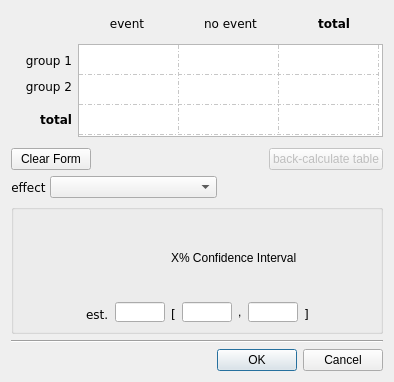
<?xml version="1.0" encoding="UTF-8"?>
<ui version="4.0">
 <class>BinaryDataForm</class>
 <widget class="QDialog" name="BinaryDataForm">
  <property name="geometry">
   <rect>
    <x>0</x>
    <y>0</y>
    <width>394</width>
    <height>382</height>
   </rect>
  </property>
  <property name="windowTitle">
   <string>Binary Data</string>
  </property>
  <property name="windowIcon">
   <iconset resource="../OpenMeta-analyst-/src/images/icons.qrc">
    <normaloff>:/misc/meta.png</normaloff>:/misc/meta.png</iconset>
  </property>
  <layout class="QVBoxLayout" name="verticalLayout_4">
   <item>
    <layout class="QVBoxLayout" name="verticalLayout_3">
     <item>
      <layout class="QGridLayout" name="gridLayout_5">
       <property name="bottomMargin">
        <number>9</number>
       </property>
       <property name="verticalSpacing">
        <number>4</number>
       </property>
       <item row="0" column="1">
        <widget class="QLabel" name="event_lbl_3">
         <property name="font">
          <font>
           <family>Verdana</family>
          </font>
         </property>
         <property name="text">
          <string>event</string>
         </property>
         <property name="alignment">
          <set>Qt::AlignCenter</set>
         </property>
        </widget>
       </item>
       <item row="0" column="2">
        <widget class="QLabel" name="label_18">
         <property name="font">
          <font>
           <family>Verdana</family>
          </font>
         </property>
         <property name="text">
          <string>no event</string>
         </property>
         <property name="alignment">
          <set>Qt::AlignCenter</set>
         </property>
        </widget>
       </item>
       <item row="0" column="3">
        <widget class="QLabel" name="label_19">
         <property name="font">
          <font>
           <family>Verdana</family>
           <weight>75</weight>
           <bold>true</bold>
          </font>
         </property>
         <property name="text">
          <string>total</string>
         </property>
         <property name="alignment">
          <set>Qt::AlignCenter</set>
         </property>
        </widget>
       </item>
       <item row="1" column="0">
        <widget class="QLabel" name="label_20">
         <property name="font">
          <font>
           <family>Verdana</family>
          </font>
         </property>
         <property name="text">
          <string>group 1</string>
         </property>
         <property name="alignment">
          <set>Qt::AlignBottom|Qt::AlignRight|Qt::AlignTrailing</set>
         </property>
        </widget>
       </item>
       <item row="1" column="1" rowspan="3" colspan="3">
        <widget class="QTableWidget" name="raw_data_table">
         <property name="sizePolicy">
          <sizepolicy hsizetype="Expanding" vsizetype="Fixed">
           <horstretch>0</horstretch>
           <verstretch>0</verstretch>
          </sizepolicy>
         </property>
         <property name="minimumSize">
          <size>
           <width>305</width>
           <height>93</height>
          </size>
         </property>
         <property name="maximumSize">
          <size>
           <width>305</width>
           <height>84</height>
          </size>
         </property>
         <property name="font">
          <font>
           <family>Verdana</family>
          </font>
         </property>
         <property name="frameShadow">
          <enum>QFrame::Plain</enum>
         </property>
         <property name="lineWidth">
          <number>1</number>
         </property>
         <property name="verticalScrollBarPolicy">
          <enum>Qt::ScrollBarAlwaysOff</enum>
         </property>
         <property name="horizontalScrollBarPolicy">
          <enum>Qt::ScrollBarAlwaysOff</enum>
         </property>
         <property name="showDropIndicator" stdset="0">
          <bool>true</bool>
         </property>
         <property name="alternatingRowColors">
          <bool>false</bool>
         </property>
         <property name="showGrid">
          <bool>true</bool>
         </property>
         <property name="gridStyle">
          <enum>Qt::DashDotLine</enum>
         </property>
         <property name="rowCount">
          <number>3</number>
         </property>
         <property name="columnCount">
          <number>3</number>
         </property>
         <attribute name="horizontalHeaderVisible">
          <bool>false</bool>
         </attribute>
         <attribute name="horizontalHeaderHighlightSections">
          <bool>false</bool>
         </attribute>
         <attribute name="verticalHeaderVisible">
          <bool>false</bool>
         </attribute>
         <row/>
         <row/>
         <row/>
         <column/>
         <column/>
         <column/>
        </widget>
       </item>
       <item row="2" column="0">
        <widget class="QLabel" name="label_21">
         <property name="font">
          <font>
           <family>Verdana</family>
          </font>
         </property>
         <property name="text">
          <string>group 2</string>
         </property>
         <property name="alignment">
          <set>Qt::AlignRight|Qt::AlignTrailing|Qt::AlignVCenter</set>
         </property>
        </widget>
       </item>
       <item row="3" column="0">
        <widget class="QLabel" name="label_22">
         <property name="font">
          <font>
           <family>Verdana</family>
           <weight>75</weight>
           <bold>true</bold>
          </font>
         </property>
         <property name="text">
          <string>total</string>
         </property>
         <property name="alignment">
          <set>Qt::AlignRight|Qt::AlignTrailing|Qt::AlignVCenter</set>
         </property>
        </widget>
       </item>
      </layout>
     </item>
    </layout>
   </item>
   <item>
    <layout class="QHBoxLayout" name="horizontalLayout_17">
     <item>
      <widget class="QPushButton" name="clear_Btn">
       <property name="text">
        <string>Clear Form</string>
       </property>
      </widget>
     </item>
     <item>
      <spacer name="horizontalSpacer_17">
       <property name="orientation">
        <enum>Qt::Horizontal</enum>
       </property>
       <property name="sizeHint" stdset="0">
        <size>
         <width>40</width>
         <height>20</height>
        </size>
       </property>
      </spacer>
     </item>
     <item>
      <widget class="QPushButton" name="back_calc_btn">
       <property name="enabled">
        <bool>false</bool>
       </property>
       <property name="text">
        <string>back-calculate table</string>
       </property>
      </widget>
     </item>
    </layout>
   </item>
   <item>
    <layout class="QHBoxLayout" name="horizontalLayout_13">
     <property name="spacing">
      <number>4</number>
     </property>
     <item>
      <widget class="QLabel" name="label_17">
       <property name="font">
        <font>
         <family>Verdana</family>
        </font>
       </property>
       <property name="text">
        <string>effect</string>
       </property>
       <property name="alignment">
        <set>Qt::AlignCenter</set>
       </property>
      </widget>
     </item>
     <item>
      <widget class="QComboBox" name="effect_cbo_box">
       <property name="sizePolicy">
        <sizepolicy hsizetype="Expanding" vsizetype="Fixed">
         <horstretch>0</horstretch>
         <verstretch>0</verstretch>
        </sizepolicy>
       </property>
       <property name="minimumSize">
        <size>
         <width>76</width>
         <height>20</height>
        </size>
       </property>
      </widget>
     </item>
     <item>
      <spacer name="horizontalSpacer_13">
       <property name="orientation">
        <enum>Qt::Horizontal</enum>
       </property>
       <property name="sizeHint" stdset="0">
        <size>
         <width>40</width>
         <height>20</height>
        </size>
       </property>
      </spacer>
     </item>
    </layout>
   </item>
   <item>
    <widget class="QGroupBox" name="groupBox">
     <property name="title">
      <string/>
     </property>
     <layout class="QGridLayout" name="gridLayout_6">
      <item row="0" column="0" rowspan="2">
       <spacer name="horizontalSpacer_15">
        <property name="orientation">
         <enum>Qt::Horizontal</enum>
        </property>
        <property name="sizeHint" stdset="0">
         <size>
          <width>32</width>
          <height>20</height>
         </size>
        </property>
       </spacer>
      </item>
      <item row="0" column="3" rowspan="2">
       <spacer name="horizontalSpacer_16">
        <property name="orientation">
         <enum>Qt::Horizontal</enum>
        </property>
        <property name="sizeHint" stdset="0">
         <size>
          <width>32</width>
          <height>20</height>
         </size>
        </property>
       </spacer>
      </item>
      <item row="1" column="2">
       <layout class="QHBoxLayout" name="horizontalLayout_16">
        <item>
         <widget class="QLabel" name="low_lbl">
          <property name="maximumSize">
           <size>
            <width>16777215</width>
            <height>20</height>
           </size>
          </property>
          <property name="font">
           <font>
            <family>Verdana</family>
           </font>
          </property>
          <property name="text">
           <string>[</string>
          </property>
          <property name="alignment">
           <set>Qt::AlignBottom|Qt::AlignLeading|Qt::AlignLeft</set>
          </property>
         </widget>
        </item>
        <item>
         <widget class="QLineEdit" name="low_txt_box">
          <property name="minimumSize">
           <size>
            <width>50</width>
            <height>20</height>
           </size>
          </property>
          <property name="maximumSize">
           <size>
            <width>50</width>
            <height>20</height>
           </size>
          </property>
         </widget>
        </item>
        <item>
         <widget class="QLabel" name="label_23">
          <property name="text">
           <string>,</string>
          </property>
         </widget>
        </item>
        <item>
         <widget class="QLineEdit" name="high_txt_box">
          <property name="minimumSize">
           <size>
            <width>50</width>
            <height>20</height>
           </size>
          </property>
          <property name="maximumSize">
           <size>
            <width>50</width>
            <height>20</height>
           </size>
          </property>
         </widget>
        </item>
        <item>
         <widget class="QLabel" name="high_lbl">
          <property name="maximumSize">
           <size>
            <width>16777215</width>
            <height>20</height>
           </size>
          </property>
          <property name="font">
           <font>
            <family>Verdana</family>
           </font>
          </property>
          <property name="text">
           <string>]</string>
          </property>
          <property name="alignment">
           <set>Qt::AlignBottom|Qt::AlignLeading|Qt::AlignLeft</set>
          </property>
         </widget>
        </item>
       </layout>
      </item>
      <item row="1" column="1">
       <layout class="QHBoxLayout" name="horizontalLayout_15">
        <item>
         <widget class="QLabel" name="est_lbl">
          <property name="minimumSize">
           <size>
            <width>0</width>
            <height>20</height>
           </size>
          </property>
          <property name="maximumSize">
           <size>
            <width>16777215</width>
            <height>20</height>
           </size>
          </property>
          <property name="font">
           <font>
            <family>Verdana</family>
           </font>
          </property>
          <property name="text">
           <string>est.</string>
          </property>
          <property name="alignment">
           <set>Qt::AlignBottom|Qt::AlignLeading|Qt::AlignLeft</set>
          </property>
         </widget>
        </item>
        <item>
         <widget class="QLineEdit" name="effect_txt_box">
          <property name="minimumSize">
           <size>
            <width>50</width>
            <height>20</height>
           </size>
          </property>
          <property name="maximumSize">
           <size>
            <width>50</width>
            <height>20</height>
           </size>
          </property>
         </widget>
        </item>
       </layout>
      </item>
      <item row="0" column="2">
       <widget class="QLabel" name="ci_label">
        <property name="toolTip">
         <string>Use the box to the left to set the % confidence interval</string>
        </property>
        <property name="text">
         <string>X% Confidence Interval</string>
        </property>
       </widget>
      </item>
     </layout>
    </widget>
   </item>
   <item>
    <widget class="Line" name="line">
     <property name="orientation">
      <enum>Qt::Horizontal</enum>
     </property>
    </widget>
   </item>
   <item>
    <layout class="QHBoxLayout" name="horizontalLayout_14">
     <item>
      <spacer name="horizontalSpacer_14">
       <property name="orientation">
        <enum>Qt::Horizontal</enum>
       </property>
       <property name="sizeHint" stdset="0">
        <size>
         <width>40</width>
         <height>20</height>
        </size>
       </property>
      </spacer>
     </item>
     <item>
      <widget class="QDialogButtonBox" name="buttonBox">
       <property name="orientation">
        <enum>Qt::Horizontal</enum>
       </property>
       <property name="standardButtons">
        <set>QDialogButtonBox::Cancel|QDialogButtonBox::Ok</set>
       </property>
      </widget>
     </item>
    </layout>
   </item>
  </layout>
 </widget>
 <tabstops>
  <tabstop>raw_data_table</tabstop>
  <tabstop>clear_Btn</tabstop>
  <tabstop>back_calc_btn</tabstop>
  <tabstop>effect_cbo_box</tabstop>
  <tabstop>effect_txt_box</tabstop>
  <tabstop>low_txt_box</tabstop>
  <tabstop>high_txt_box</tabstop>
  <tabstop>buttonBox</tabstop>
 </tabstops>
 <resources>
  <include location="../OpenMeta-analyst-/src/images/icons.qrc"/>
 </resources>
 <connections>
  <connection>
   <sender>buttonBox</sender>
   <signal>rejected()</signal>
   <receiver>BinaryDataForm</receiver>
   <slot>reject()</slot>
   <hints>
    <hint type="sourcelabel">
     <x>300</x>
     <y>388</y>
    </hint>
    <hint type="destinationlabel">
     <x>327</x>
     <y>341</y>
    </hint>
   </hints>
  </connection>
  <connection>
   <sender>buttonBox</sender>
   <signal>accepted()</signal>
   <receiver>BinaryDataForm</receiver>
   <slot>accept()</slot>
   <hints>
    <hint type="sourcelabel">
     <x>222</x>
     <y>398</y>
    </hint>
    <hint type="destinationlabel">
     <x>245</x>
     <y>343</y>
    </hint>
   </hints>
  </connection>
 </connections>
</ui>
